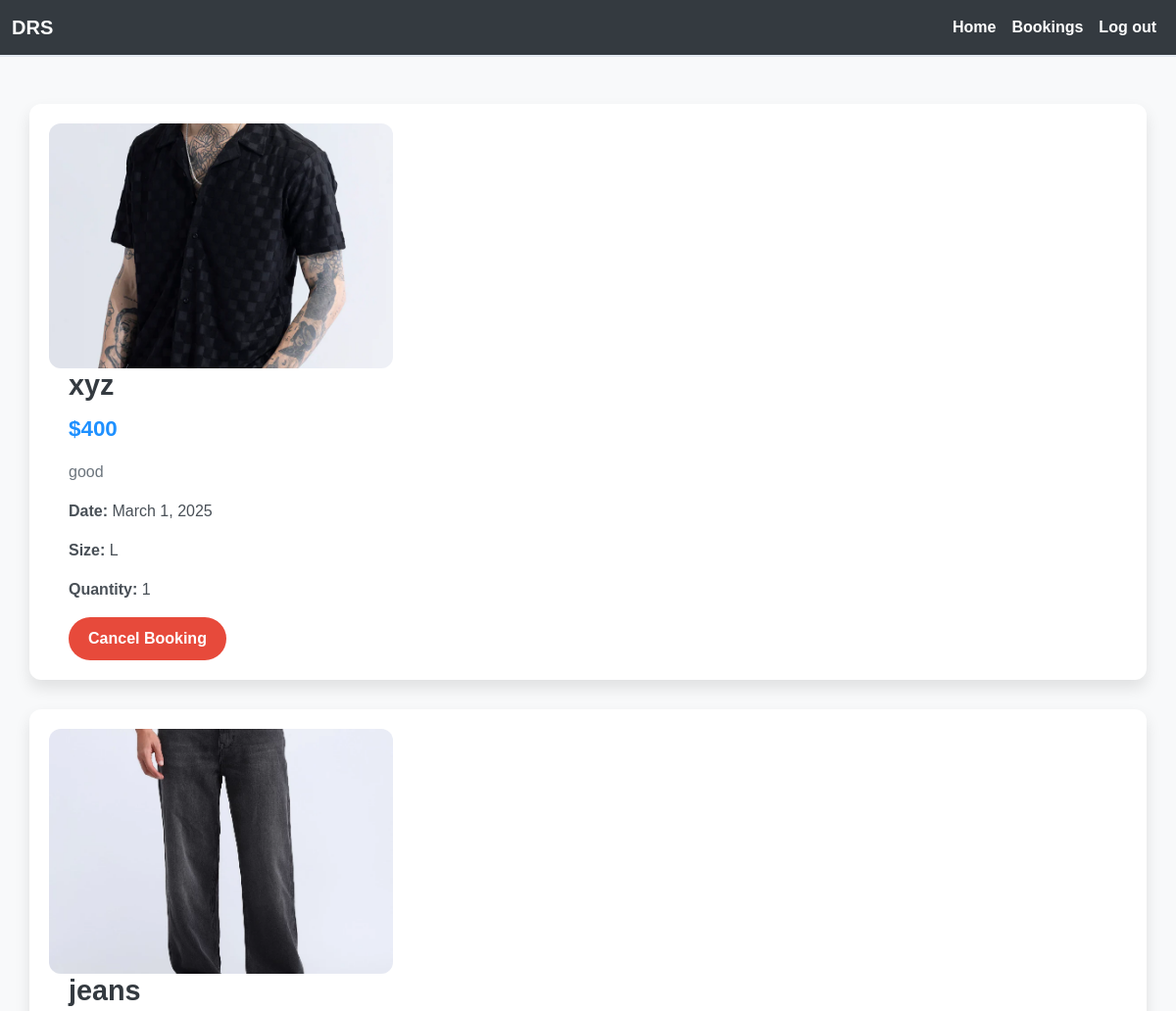
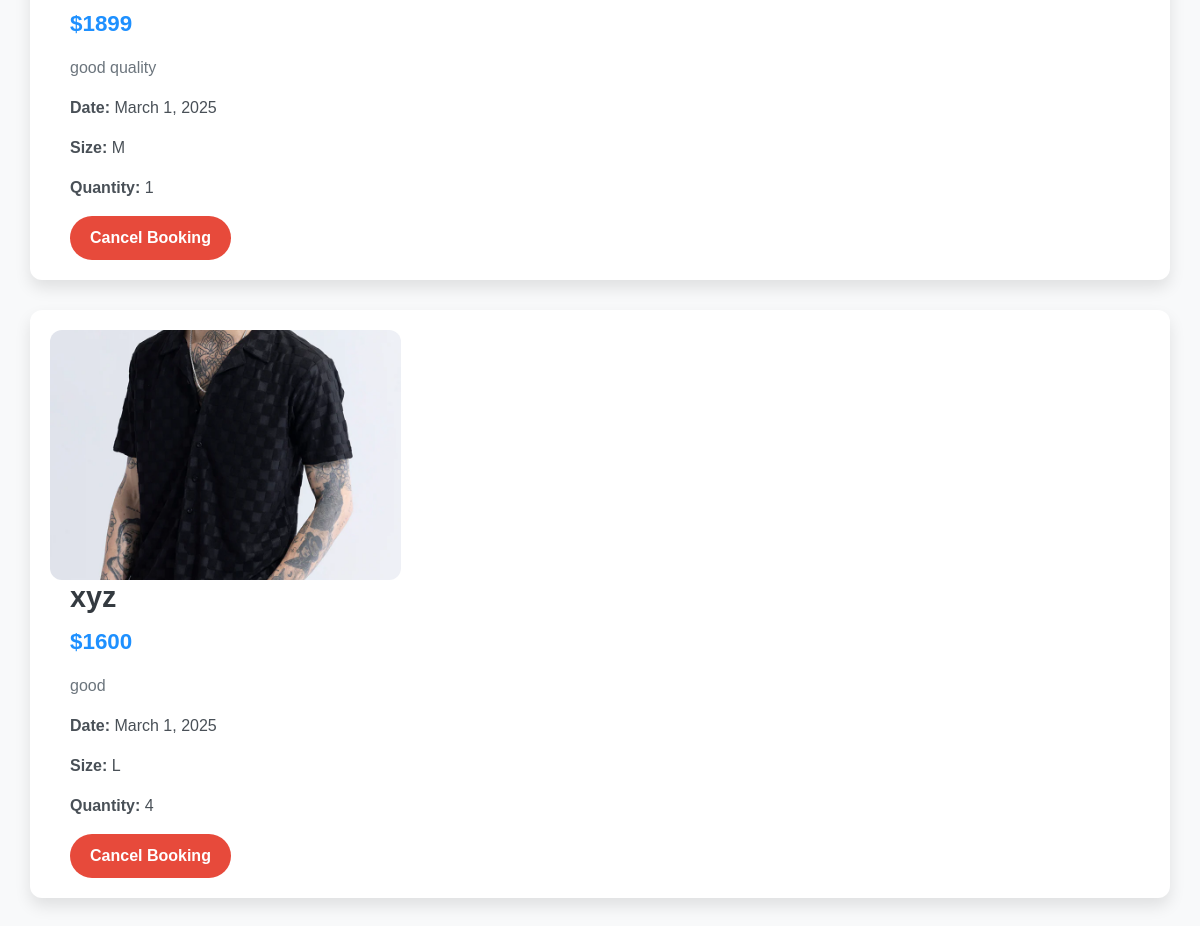
The app's page /user_bookings/ (signed in) with its own data (2 pictures, top to bottom).
### app/models.py (models this page shows, shortened)
class Buy(models.Model):
    user=models.ForeignKey(User,on_delete=models.CASCADE)
    product=models.ForeignKey(Product,on_delete=models.CASCADE)
    price=models.IntegerField()
    date=models.DateField(auto_now_add=True)
    size = models.CharField(max_length=10, choices=[('S', 'Small'), ('M', 'Medium'), ('L', 'Large')], default='M')  # Default size is Medium
    quantity = models.PositiveIntegerField(default=1)  # Default quantity is 1

class Product(models.Model):
    pro_id=models.TextField()
    name=models.TextField()
    price=models.IntegerField()
    ofr_price=models.IntegerField()
    img=models.FileField()
    dis=models.TextField()
    sizes = models.ManyToManyField(Size, related_name='Sizes')
    quantity = models.PositiveIntegerField(default=0)  # New field for stock quantity

### app/views.py (the view)
# urls.py: path('user_bookings/', views.user_bookings, name='user_bookings'),  # This is your booking page
def user_bookings(request):
    user = request.user  # Get the currently logged-in user
    bookings = Buy.objects.filter(user=user)  # Correct query
    return render(request, 'user/user_bookings.html', {'buy': bookings})

### templates/user/user_bookings.html (shortened to what this page needs)
<!DOCTYPE html>
<html lang="en">
<head>
    <link href="https://cdn.jsdelivr.net/npm/bootstrap@5.3.3/dist/css/bootstrap.min.css" rel="stylesheet">
</head>
<body>
    <nav class="navbar navbar-expand-sm navbar-dark">
        <div class="container-fluid">
            <a class="navbar-brand" href="#">DRS</a>
            <div class="collapse navbar-collapse" id="collapsibleNavbar">
                <ul class="navbar-nav ms-auto">
                    <li class="nav-item">
                        <a class="nav-link" href="/user_home">Home</a>
                    </li>
                    <li class="nav-item">
                        <a class="nav-link active" href="#">Bookings</a>
                    </li>
                    <li class="nav-item">
                        <a class="nav-link" href="/shp_logout">Log out</a>
                    </li>
                </ul>
            </div>
        </div>
    </nav>
    <div class="container my-5">
        <div class="row">
            {% for buy in buy %}
            <div class="col-lg-12 booking-card">
                <div class="row align-items-center">
                    <div class="col-md-4">
                        <img src="{{ buy.product.img.url }}" alt="Product Image" class="product-image">
                    </div>
                    <div class="col-md-8 product-details">
                        <h2 class="product-name">{{ buy.product.name }}</h2>
                        <p class="product-price">&#36;{{ buy.price }}</p>
                        <p class="product-description">{{ buy.product.dis|truncatewords:30 }}</p>
                        <p><strong>Date:</strong> {{ buy.date }}</p>
                        <p class="product-size"><strong>Size:</strong> {{ buy.size }}</p>
                        <p class="product-quantity"><strong>Quantity:</strong> {{ buy.quantity }}</p>
                        <form action="{% url 'delete_booking' buy.id %}" method="post">
                            <button type="submit" class="delete-btn">Cancel Booking</button>
                        </form>
                    </div>
                </div>
            </div>
            {% endfor %}
        </div>
    </div>
</body>
</html>

### templates/user/user_bookings.html (style rules this page uses)
body { background-color: #f8f9fa; color: #495057; font-family: 'Arial', sans-serif; }
.navbar { background-color: #343a40; border-bottom: 2px solid #e2e8f0; }
.navbar-brand { font-weight: bold; color: #fff; }
.navbar-nav .nav-link { color: #ffffff !important; font-weight: 600; }
.booking-card { background-color: #ffffff; border-radius: 12px; box-shadow: 0 8px 16px rgba(0, 0, 0, 0.1); margin-bottom: 30px; padding: 20px; transition: transform 0.3s ease, box-shadow 0.3s ease; }
.product-image { width: 100%; height: 250px; object-fit: cover; border-radius: 12px; }
.product-details { margin-left: 20px; }
.product-name { font-size: 1.8rem; font-weight: 700; color: #343a40; }
.product-price { font-size: 1.4rem; font-weight: 600; color: #1e90ff; margin-top: 10px; }
.product-description { font-size: 1rem; color: #6c757d; margin-top: 10px; }
.product-size, .product-quantity { font-size: 1rem; color: #495057; margin-top: 10px; }
.delete-btn { background-color: #e74a3b; color: white; border-radius: 25px; padding: 10px 20px; font-weight: bold; text-align: center; transition: background-color 0.3s ease, transform 0.3s ease; cursor: pointer; border: none; }

### records on screen
Buy: product.img (picture), product.name "xyz", price "400", product.dis "good", date "March 1, 2025", size "L", quantity "1"
Buy: product.img (picture), product.name "jeans", price "1899", product.dis "good quality", date "March 1, 2025", size "M", quantity "1"
Buy: product.img (picture), product.name "xyz", price "1600", product.dis "good", date "March 1, 2025", size "L", quantity "4"
